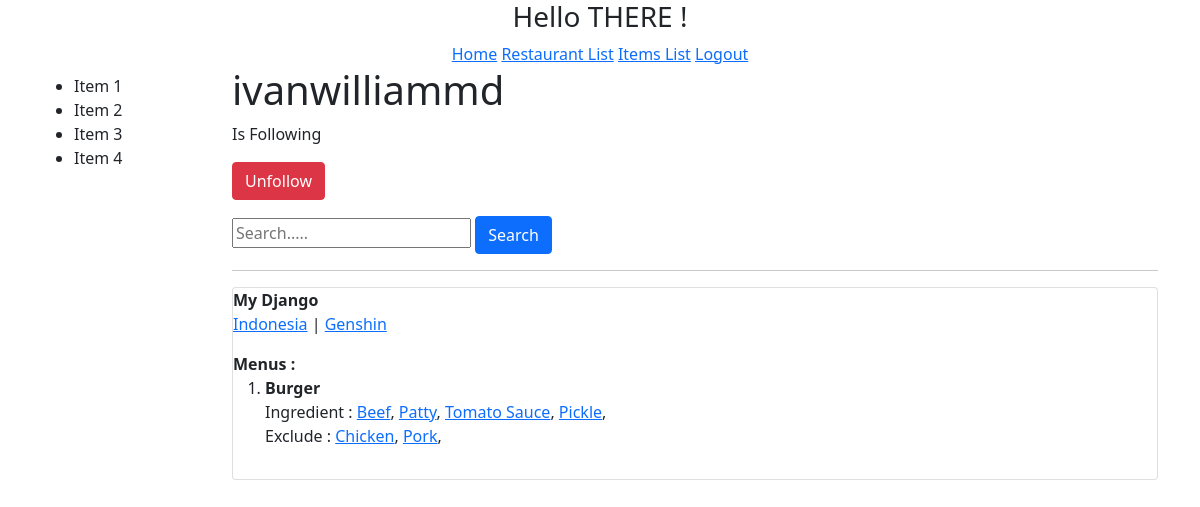
Screenshot of /u/ivanwilliammd/ (signed in) with the database file from the repository.
### restaurants/models.py (models this page shows, shortened)
class RestaurantLocation(models.Model):
    owner = models.ForeignKey(User, on_delete=models.CASCADE, default=1)
    name = models.CharField(max_length=100)
    location = models.CharField(max_length=200, null=True, blank=True)
    category = models.CharField(max_length=200, null=True, blank=True, validators = [validate_category])
    timestamp = models.DateTimeField(auto_now_add=True)
    updated = models.DateTimeField(auto_now=True)
    my_date_field = models.DateField(auto_now=True)
    slug = models.SlugField(null=True, blank=True)
    objects = RestaurantLocationManager() # add Model.objects.all()
    def __str__(self):
        return self.name + ' - ' + self.location
    @property
    def title(self):
        return self.name

### menus/models.py (models this page shows, shortened)
class Item(models.Model):
    user = models.ForeignKey(settings.AUTH_USER_MODEL, on_delete=models.CASCADE)
    restaurant = models.ForeignKey(RestaurantLocation, on_delete=models.CASCADE)
    name = models.CharField(max_length=120)
    contents = models.TextField(help_text='Separate each item by comma')
    excludes = models.TextField(blank=True, null=True, help_text='Separate each item by comma')
    public = models.BooleanField(default=True)
    timestamp = models.DateTimeField(auto_now_add=True)
    updated = models.DateTimeField(auto_now=True)
    image_url = models.URLField(max_length=500, blank=True, null=True)
    class Meta : # Sorting on descending for -
        ordering = ['-updated', '-timestamp']
    def __str__(self):
        return self.name
    def get_contents(self):
        return self.contents.split(",")
    def get_excludes(self):
        return self.excludes.split(",")

### profiles/views.py (the view)
# urls.py: re_path(r'(?P<username>[\w-]+)/$', ProfileDetailView.as_view(), name='detail'),
class ProfileDetailView(LoginRequiredMixin, DetailView):
    template_name = 'profiles/user.html'
    def get_object(self) :
        username = self.kwargs.get("username")
        if username is None :
            raise Http404
        return get_object_or_404(User, username__iexact = username, is_active = True)
    def get_context_data(self, *args, **kwargs) :
        context = super(ProfileDetailView, self).get_context_data(*args, **kwargs)
        user = context['user']
        is_following=False
        if user.profile in self.request.user.is_following.all():
            is_following=True
        context['is_following'] = is_following
        query = self.request.GET.get('q')
        item_exists = Item.objects.filter(user=user).exists()
        qs = RestaurantLocation.objects.filter(owner=user).search(query)
        if item_exists and qs.exists():
            context['locations'] = qs
        return context

### profiles/models.py (called while the page is built)
    def __str__(self):
        return self.user.username

### restaurants/models.py (called while the page is built, shortened)
    def search(self, query):
        return self

    def get_queryset(self):
        return RestaurantLocationQuerySet(self.model, using=self._db)

### profiles/templates/profiles/user.html (shortened to what this page needs)
{% extends "base.html" %}
{% block content %}
    <h1>{{ user.username }}</h1>
    {% if user.profile in request.user.is_following.all %}
        Is Following
    {% endif %}
        <p>{% include 'profiles/snippet/follow_form.html' with username=user.username %}</p>
    <form action="." class="form" method='GET'>
        <input type="text" placeholder="Search....." name="q" value="{{ request.GET.q }}">
        <button type="submit" class="btn btn-primary">Search</button>
    </form>
    <hr>
    {% if locations %}
        {% for restaurants in locations %}
            <div class="row">
                <div class="col-sm-12">
                    <div class="card">
                    <b>{{ restaurants.title }}</b>
                    <p><a href="{{ request.path }}?q={{ restaurants.location }}">{{ restaurants.location }}</a> |
                        <a href="{{ request.path }}?q={{ restaurants.category }}">{{ restaurants.category }}</a></p>
                    <b>Menus : </b>
                        <ol>
                            {% for items in restaurants.item_set.all %}
                                <li style="margin-bottom : 15px"><b>{{ items.name }}</b><br>
                                    Ingredient :
                                    {% for ingredient in items.get_contents %}
                                        <a href="{{ request.path }}?q={{ ingredient }}">{{ ingredient }}</a>,
                                    {% endfor %}
                                    <br>
                                    Exclude :
                                    {% for exclude in items.get_excludes %}
                                        <a href="{{ request.path }}?q={{ exclude }}">{{ exclude }}</a>,
                                    {% endfor %}
                                </li>
                            {% endfor %}
                        </ol>
                    </div>
                </div>
            </div>
        {% endfor %}
    {% else %}
        <p class="lead">No item available</p>
    {% endif %}
{% endblock content %}

### rows the page displays
RestaurantLocation: title "My Django", location "Indonesia", category "Genshin"
Item: name "Burger", get_contents "Beef" "Patty" "Tomato Sauce" "Pickle", get_excludes "Chicken" "Pork"

### other values shown
{{ user.username }} "ivanwilliammd"
